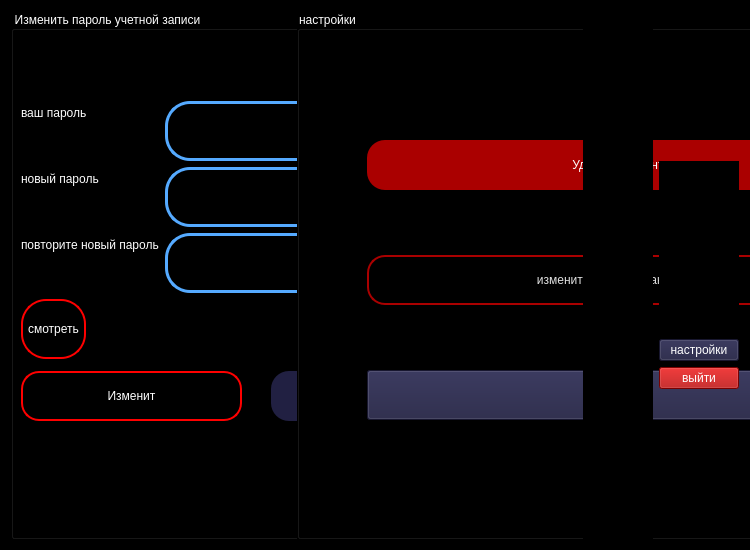
<?xml version="1.0" encoding="UTF-8"?>
<ui version="4.0">
 <class>EventLog</class>
 <widget class="QDialog" name="EventLog">
  <property name="geometry">
   <rect>
    <x>0</x>
    <y>0</y>
    <width>750</width>
    <height>550</height>
   </rect>
  </property>
  <property name="minimumSize">
   <size>
    <width>400</width>
    <height>400</height>
   </size>
  </property>
  <property name="windowTitle">
   <string>Dialog</string>
  </property>
  <property name="styleSheet">
   <string notr="true">background-color: rgb(0, 0, 0);
color: rgb(255, 255, 255);
font: 600 11pt &quot;Segoe UI Variable Display Semib&quot;;</string>
  </property>
  <layout class="QVBoxLayout" name="verticalLayout_2">
   <item>
    <layout class="QHBoxLayout" name="horizontalLayout">
     <item>
      <widget class="QGroupBox" name="psw_groupBox">
       <property name="minimumSize">
        <size>
         <width>500</width>
         <height>0</height>
        </size>
       </property>
       <property name="title">
        <string>Изменить пароль учетной записи</string>
       </property>
       <widget class="QWidget" name="formLayoutWidget">
        <property name="geometry">
         <rect>
          <x>10</x>
          <y>90</y>
          <width>471</width>
          <height>263</height>
         </rect>
        </property>
        <layout class="QFormLayout" name="formLayout">
         <item row="0" column="0">
          <widget class="QLabel" name="label_2">
           <property name="text">
            <string>ваш пароль</string>
           </property>
          </widget>
         </item>
         <item row="1" column="0">
          <widget class="QLabel" name="label">
           <property name="text">
            <string>новый пароль</string>
           </property>
          </widget>
         </item>
         <item row="2" column="0">
          <widget class="QLabel" name="label_3">
           <property name="text">
            <string>повторите новый пароль</string>
           </property>
          </widget>
         </item>
         <item row="0" column="1">
          <widget class="QLineEdit" name="psw_lineEdit">
           <property name="minimumSize">
            <size>
             <width>0</width>
             <height>60</height>
            </size>
           </property>
           <property name="styleSheet">
            <string notr="true">border: 3px solid rgb(85, 170, 255);
border-radius: 25;</string>
           </property>
          </widget>
         </item>
         <item row="1" column="1">
          <widget class="QLineEdit" name="pswNew_lineEdit">
           <property name="minimumSize">
            <size>
             <width>0</width>
             <height>60</height>
            </size>
           </property>
           <property name="styleSheet">
            <string notr="true">border: 3px solid rgb(85, 170, 255);
border-radius: 25;</string>
           </property>
          </widget>
         </item>
         <item row="2" column="1">
          <widget class="QLineEdit" name="lineEdit_5">
           <property name="minimumSize">
            <size>
             <width>0</width>
             <height>60</height>
            </size>
           </property>
           <property name="styleSheet">
            <string notr="true">border: 3px solid rgb(85, 170, 255);
border-radius: 25;</string>
           </property>
          </widget>
         </item>
         <item row="3" column="0">
          <widget class="QPushButton" name="deletMainAc_Button_3">
           <property name="minimumSize">
            <size>
             <width>65</width>
             <height>60</height>
            </size>
           </property>
           <property name="maximumSize">
            <size>
             <width>50</width>
             <height>16777215</height>
            </size>
           </property>
           <property name="styleSheet">
            <string notr="true">background-color:rgb(0, 0, 0);
border-radius:25px;
border:2px solid rgb(255, 0, 0);

font: 600 8pt &quot;Segoe UI Variable Display Semib&quot;;
</string>
           </property>
           <property name="text">
            <string>смотреть</string>
           </property>
          </widget>
         </item>
         <item row="3" column="1">
          <widget class="QLabel" name="error_label">
           <property name="text">
            <string/>
           </property>
          </widget>
         </item>
        </layout>
       </widget>
       <widget class="QPushButton" name="change_MainAc_Button_2">
        <property name="geometry">
         <rect>
          <x>10</x>
          <y>360</y>
          <width>221</width>
          <height>50</height>
         </rect>
        </property>
        <property name="minimumSize">
         <size>
          <width>0</width>
          <height>50</height>
         </size>
        </property>
        <property name="styleSheet">
         <string notr="true">background-color:rgb(0, 0, 0);
border-radius:18px;
border:2px solid rgb(255, 0, 0)
</string>
        </property>
        <property name="text">
         <string>Изменит</string>
        </property>
       </widget>
       <widget class="QPushButton" name="closeChangePsw_Button">
        <property name="geometry">
         <rect>
          <x>260</x>
          <y>360</y>
          <width>211</width>
          <height>50</height>
         </rect>
        </property>
        <property name="minimumSize">
         <size>
          <width>0</width>
          <height>50</height>
         </size>
        </property>
        <property name="styleSheet">
         <string notr="true">border-radius:18px;
background: 6px solid rgb(33, 32, 66);</string>
        </property>
        <property name="text">
         <string>Отмена</string>
        </property>
       </widget>
      </widget>
     </item>
     <item>
      <widget class="QGroupBox" name="groupBox">
       <property name="minimumSize">
        <size>
         <width>900</width>
         <height>0</height>
        </size>
       </property>
       <property name="title">
        <string>настройки</string>
       </property>
       <widget class="QWidget" name="verticalLayoutWidget_2">
        <property name="geometry">
         <rect>
          <x>70</x>
          <y>70</y>
          <width>502</width>
          <height>401</height>
         </rect>
        </property>
        <layout class="QVBoxLayout" name="verticalLayout_3">
         <item>
          <widget class="QPushButton" name="deletMainAc_Button">
           <property name="minimumSize">
            <size>
             <width>0</width>
             <height>50</height>
            </size>
           </property>
           <property name="styleSheet">
            <string notr="true">background-color: rgb(170, 0, 0);
border-radius:18px;
</string>
           </property>
           <property name="text">
            <string>Удалить аккаунт</string>
           </property>
          </widget>
         </item>
         <item>
          <widget class="QPushButton" name="changeMain_Button">
           <property name="minimumSize">
            <size>
             <width>0</width>
             <height>50</height>
            </size>
           </property>
           <property name="styleSheet">
            <string notr="true">background-color:rgb(0, 0, 0);
color:rgb(225, 225, 225);

border:2px solid rgb(170, 0, 0);
border-radius:18px;

</string>
           </property>
           <property name="text">
            <string>изменить пароль от аккаунта</string>
           </property>
          </widget>
         </item>
         <item>
          <widget class="QPushButton" name="closeSetting_Button">
           <property name="minimumSize">
            <size>
             <width>0</width>
             <height>50</height>
            </size>
           </property>
           <property name="styleSheet">
            <string notr="true">background-color: rgb(33, 32, 66);</string>
           </property>
           <property name="text">
            <string>закрыть</string>
           </property>
          </widget>
         </item>
        </layout>
       </widget>
      </widget>
     </item>
     <item>
      <widget class="QTextBrowser" name="textBrowser">
       <property name="styleSheet">
        <string notr="true">font: 600 9pt &quot;Segoe UI Variable Display Semib&quot;;</string>
       </property>
      </widget>
     </item>
     <item>
      <layout class="QVBoxLayout" name="verticalLayout">
       <property name="topMargin">
        <number>150</number>
       </property>
       <property name="bottomMargin">
        <number>150</number>
       </property>
       <item>
        <widget class="QLabel" name="name_label">
         <property name="styleSheet">
          <string notr="true">color: transfert</string>
         </property>
         <property name="text">
          <string/>
         </property>
        </widget>
       </item>
       <item>
        <widget class="QPushButton" name="setting_pushButton">
         <property name="styleSheet">
          <string notr="true">background-color: rgb(33, 32, 66);</string>
         </property>
         <property name="text">
          <string>настройки</string>
         </property>
        </widget>
       </item>
       <item>
        <widget class="QPushButton" name="pushButton">
         <property name="styleSheet">
          <string notr="true">background-color: rgb(170, 0, 0);
</string>
         </property>
         <property name="text">
          <string>выйти</string>
         </property>
        </widget>
       </item>
      </layout>
     </item>
    </layout>
   </item>
  </layout>
 </widget>
 <resources/>
 <connections/>
</ui>
